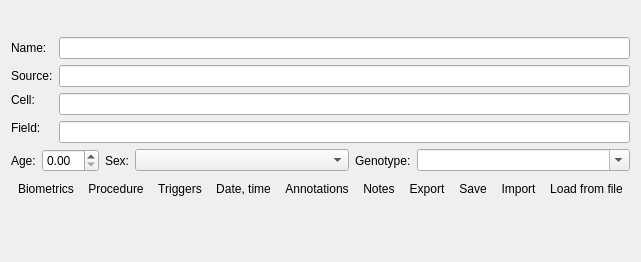
<?xml version="1.0" encoding="UTF-8"?>
<ui version="4.0">
 <class>BaseScipyenDataWidget</class>
 <widget class="QWidget" name="BaseScipyenDataWidget">
  <property name="geometry">
   <rect>
    <x>0</x>
    <y>0</y>
    <width>480</width>
    <height>262</height>
   </rect>
  </property>
  <property name="windowTitle">
   <string>Form</string>
  </property>
  <layout class="QVBoxLayout" name="verticalLayout">
   <item>
    <layout class="QHBoxLayout" name="horizontalLayout_1">
     <item>
      <widget class="QLabel" name="dataVarNameLabel">
       <property name="sizePolicy">
        <sizepolicy hsizetype="Preferred" vsizetype="Minimum">
         <horstretch>0</horstretch>
         <verstretch>0</verstretch>
        </sizepolicy>
       </property>
       <property name="toolTip">
        <string>Name of the variable in the workspace</string>
       </property>
       <property name="frameShape">
        <enum>QFrame::Shape::NoFrame</enum>
       </property>
       <property name="frameShadow">
        <enum>QFrame::Shadow::Plain</enum>
       </property>
       <property name="lineWidth">
        <number>0</number>
       </property>
       <property name="text">
        <string/>
       </property>
       <property name="textInteractionFlags">
        <set>Qt::TextInteractionFlag::TextSelectableByKeyboard|Qt::TextInteractionFlag::TextSelectableByMouse</set>
       </property>
      </widget>
     </item>
     <item>
      <spacer name="horizontalSpacer">
       <property name="orientation">
        <enum>Qt::Orientation::Horizontal</enum>
       </property>
       <property name="sizeHint" stdset="0">
        <size>
         <width>40</width>
         <height>20</height>
        </size>
       </property>
      </spacer>
     </item>
    </layout>
   </item>
   <item>
    <layout class="QFormLayout" name="formLayout">
     <item row="0" column="0">
      <widget class="QLabel" name="nameLabel">
       <property name="text">
        <string>Name:</string>
       </property>
       <property name="buddy">
        <cstring>dataNameLineEdit</cstring>
       </property>
      </widget>
     </item>
     <item row="0" column="1">
      <widget class="QLineEdit" name="dataNameLineEdit">
       <property name="sizePolicy">
        <sizepolicy hsizetype="Expanding" vsizetype="Fixed">
         <horstretch>10</horstretch>
         <verstretch>0</verstretch>
        </sizepolicy>
       </property>
       <property name="toolTip">
        <string>Data name</string>
       </property>
       <property name="statusTip">
        <string>Data name</string>
       </property>
       <property name="whatsThis">
        <string>Data name</string>
       </property>
       <property name="clearButtonEnabled">
        <bool>true</bool>
       </property>
      </widget>
     </item>
     <item row="1" column="0">
      <widget class="QLabel" name="sourceIDLabel">
       <property name="sizePolicy">
        <sizepolicy hsizetype="Preferred" vsizetype="Preferred">
         <horstretch>0</horstretch>
         <verstretch>0</verstretch>
        </sizepolicy>
       </property>
       <property name="text">
        <string>Source:</string>
       </property>
       <property name="buddy">
        <cstring>sourceIDLineEdit</cstring>
       </property>
      </widget>
     </item>
     <item row="1" column="1">
      <widget class="QLineEdit" name="sourceIDLineEdit">
       <property name="sizePolicy">
        <sizepolicy hsizetype="Expanding" vsizetype="Fixed">
         <horstretch>10</horstretch>
         <verstretch>0</verstretch>
        </sizepolicy>
       </property>
       <property name="clearButtonEnabled">
        <bool>true</bool>
       </property>
      </widget>
     </item>
     <item row="2" column="0">
      <widget class="QLabel" name="cellIDLabel">
       <property name="sizePolicy">
        <sizepolicy hsizetype="Preferred" vsizetype="Fixed">
         <horstretch>0</horstretch>
         <verstretch>0</verstretch>
        </sizepolicy>
       </property>
       <property name="text">
        <string>Cell:</string>
       </property>
       <property name="buddy">
        <cstring>cellIDLineEdit</cstring>
       </property>
      </widget>
     </item>
     <item row="2" column="1">
      <widget class="QLineEdit" name="cellIDLineEdit">
       <property name="sizePolicy">
        <sizepolicy hsizetype="Expanding" vsizetype="Fixed">
         <horstretch>0</horstretch>
         <verstretch>0</verstretch>
        </sizepolicy>
       </property>
       <property name="toolTip">
        <string>Cell name</string>
       </property>
       <property name="statusTip">
        <string>Cell name</string>
       </property>
       <property name="whatsThis">
        <string>Cell name</string>
       </property>
       <property name="clearButtonEnabled">
        <bool>true</bool>
       </property>
      </widget>
     </item>
     <item row="3" column="0">
      <widget class="QLabel" name="fieldIDLabel">
       <property name="sizePolicy">
        <sizepolicy hsizetype="Preferred" vsizetype="Fixed">
         <horstretch>0</horstretch>
         <verstretch>0</verstretch>
        </sizepolicy>
       </property>
       <property name="text">
        <string>Field:</string>
       </property>
       <property name="buddy">
        <cstring>fieldIDLineEdit</cstring>
       </property>
      </widget>
     </item>
     <item row="3" column="1">
      <widget class="QLineEdit" name="fieldIDLineEdit">
       <property name="sizePolicy">
        <sizepolicy hsizetype="Expanding" vsizetype="Fixed">
         <horstretch>0</horstretch>
         <verstretch>0</verstretch>
        </sizepolicy>
       </property>
       <property name="toolTip">
        <string>Field name</string>
       </property>
       <property name="statusTip">
        <string>Field name</string>
       </property>
       <property name="whatsThis">
        <string>Field name</string>
       </property>
       <property name="clearButtonEnabled">
        <bool>true</bool>
       </property>
      </widget>
     </item>
    </layout>
   </item>
   <item>
    <layout class="QHBoxLayout" name="horizontalLayout">
     <item>
      <widget class="QLabel" name="ageLabel">
       <property name="text">
        <string>Age:</string>
       </property>
       <property name="buddy">
        <cstring>ageSpinBox</cstring>
       </property>
      </widget>
     </item>
     <item>
      <widget class="QuantitySpinBox" name="ageSpinBox"/>
     </item>
     <item>
      <widget class="QLabel" name="sexLabel">
       <property name="sizePolicy">
        <sizepolicy hsizetype="Minimum" vsizetype="Preferred">
         <horstretch>0</horstretch>
         <verstretch>0</verstretch>
        </sizepolicy>
       </property>
       <property name="text">
        <string>Sex:</string>
       </property>
       <property name="buddy">
        <cstring>sexComboBox</cstring>
       </property>
      </widget>
     </item>
     <item>
      <widget class="QComboBox" name="sexComboBox">
       <property name="sizePolicy">
        <sizepolicy hsizetype="MinimumExpanding" vsizetype="Fixed">
         <horstretch>0</horstretch>
         <verstretch>0</verstretch>
        </sizepolicy>
       </property>
       <property name="minimumSize">
        <size>
         <width>80</width>
         <height>0</height>
        </size>
       </property>
       <property name="toolTip">
        <string>Genetic sex</string>
       </property>
       <property name="statusTip">
        <string>Genetic sex</string>
       </property>
       <property name="whatsThis">
        <string>Genetic sex</string>
       </property>
       <property name="currentText">
        <string/>
       </property>
       <property name="maxVisibleItems">
        <number>3</number>
       </property>
       <property name="maxCount">
        <number>3</number>
       </property>
       <property name="insertPolicy">
        <enum>QComboBox::InsertPolicy::NoInsert</enum>
       </property>
       <property name="minimumContentsLength">
        <number>3</number>
       </property>
      </widget>
     </item>
     <item>
      <widget class="QLabel" name="genotypeLabel">
       <property name="sizePolicy">
        <sizepolicy hsizetype="Minimum" vsizetype="Preferred">
         <horstretch>0</horstretch>
         <verstretch>0</verstretch>
        </sizepolicy>
       </property>
       <property name="text">
        <string>Genotype:</string>
       </property>
       <property name="buddy">
        <cstring>genotypeComboBox</cstring>
       </property>
      </widget>
     </item>
     <item>
      <widget class="QComboBox" name="genotypeComboBox">
       <property name="sizePolicy">
        <sizepolicy hsizetype="MinimumExpanding" vsizetype="Fixed">
         <horstretch>0</horstretch>
         <verstretch>0</verstretch>
        </sizepolicy>
       </property>
       <property name="minimumSize">
        <size>
         <width>80</width>
         <height>0</height>
        </size>
       </property>
       <property name="toolTip">
        <string>Genotype</string>
       </property>
       <property name="statusTip">
        <string>Genotype</string>
       </property>
       <property name="whatsThis">
        <string>Genotype</string>
       </property>
       <property name="editable">
        <bool>true</bool>
       </property>
       <property name="maxVisibleItems">
        <number>50</number>
       </property>
      </widget>
     </item>
    </layout>
   </item>
   <item>
    <layout class="QHBoxLayout" name="horizontalLayout_2">
     <property name="spacing">
      <number>0</number>
     </property>
     <item>
      <widget class="QToolButton" name="biometricsToolButton">
       <property name="toolTip">
        <string>Additional biometrics</string>
       </property>
       <property name="statusTip">
        <string>Additional biometrics</string>
       </property>
       <property name="whatsThis">
        <string>Additional biometrics</string>
       </property>
       <property name="text">
        <string>Biometrics</string>
       </property>
       <property name="icon">
        <iconset theme="package"/>
       </property>
       <property name="autoRaise">
        <bool>true</bool>
       </property>
      </widget>
     </item>
     <item>
      <widget class="QToolButton" name="procedureToolButton">
       <property name="toolTip">
        <string>Procedure (treatment, etc)</string>
       </property>
       <property name="statusTip">
        <string>Procedure (treatment, etc)</string>
       </property>
       <property name="whatsThis">
        <string>Procedure (treatment, etc)</string>
       </property>
       <property name="text">
        <string>Procedure</string>
       </property>
       <property name="icon">
        <iconset theme="configure"/>
       </property>
       <property name="autoRaise">
        <bool>true</bool>
       </property>
      </widget>
     </item>
     <item>
      <widget class="QToolButton" name="triggersToolButton">
       <property name="toolTip">
        <string>Detect and edit trigger protocols</string>
       </property>
       <property name="statusTip">
        <string>Detect and edit trigger protocols</string>
       </property>
       <property name="whatsThis">
        <string>Detect and edit trigger protocols</string>
       </property>
       <property name="text">
        <string>Triggers</string>
       </property>
       <property name="icon">
        <iconset theme="network-connect"/>
       </property>
       <property name="autoRaise">
        <bool>true</bool>
       </property>
      </widget>
     </item>
     <item>
      <widget class="QToolButton" name="dateTimeToolButton">
       <property name="toolTip">
        <string>Date, time of recording and  analysis</string>
       </property>
       <property name="statusTip">
        <string>Date, time of recording and  analysis</string>
       </property>
       <property name="whatsThis">
        <string>Date, time of recording and  analysis</string>
       </property>
       <property name="text">
        <string>Date, time</string>
       </property>
       <property name="icon">
        <iconset theme="change-date-symbolic"/>
       </property>
       <property name="autoRaise">
        <bool>true</bool>
       </property>
      </widget>
     </item>
     <item>
      <widget class="QToolButton" name="annotationsToolButton">
       <property name="toolTip">
        <string>Additional structured descriptors (key, value pairs)</string>
       </property>
       <property name="statusTip">
        <string>Additional structured descriptors (key, value pairs)</string>
       </property>
       <property name="whatsThis">
        <string>Additional structured descriptors (key, value pairs)</string>
       </property>
       <property name="text">
        <string>Annotations</string>
       </property>
       <property name="icon">
        <iconset theme="settings-configure"/>
       </property>
       <property name="autoRaise">
        <bool>true</bool>
       </property>
      </widget>
     </item>
     <item>
      <widget class="QToolButton" name="notesToolButton">
       <property name="toolTip">
        <string>Edit description (notes)</string>
       </property>
       <property name="statusTip">
        <string>Edit description (notes)</string>
       </property>
       <property name="whatsThis">
        <string>Edit description (notes)</string>
       </property>
       <property name="text">
        <string>Notes</string>
       </property>
       <property name="icon">
        <iconset theme="description"/>
       </property>
       <property name="autoRaise">
        <bool>true</bool>
       </property>
      </widget>
     </item>
     <item>
      <widget class="QToolButton" name="exportToolButton">
       <property name="toolTip">
        <string>Export metadata to workspace object</string>
       </property>
       <property name="statusTip">
        <string>Export metadata to workspace object</string>
       </property>
       <property name="whatsThis">
        <string>Export metadata to workspace object</string>
       </property>
       <property name="text">
        <string>Export</string>
       </property>
       <property name="icon">
        <iconset theme="document-export"/>
       </property>
       <property name="autoRaise">
        <bool>true</bool>
       </property>
      </widget>
     </item>
     <item>
      <widget class="QToolButton" name="saveToolButton">
       <property name="toolTip">
        <string>Save metadata to file</string>
       </property>
       <property name="statusTip">
        <string>Save metadata to file</string>
       </property>
       <property name="whatsThis">
        <string>Save metadata to file</string>
       </property>
       <property name="text">
        <string>Save</string>
       </property>
       <property name="icon">
        <iconset theme="document-save"/>
       </property>
       <property name="autoRaise">
        <bool>true</bool>
       </property>
      </widget>
     </item>
     <item>
      <widget class="QToolButton" name="importToolButton">
       <property name="toolTip">
        <string>Import metadata from workspace object</string>
       </property>
       <property name="statusTip">
        <string>Import metadata from workspace object</string>
       </property>
       <property name="whatsThis">
        <string>Import metadata from workspace object</string>
       </property>
       <property name="text">
        <string>Import</string>
       </property>
       <property name="icon">
        <iconset theme="document-import"/>
       </property>
       <property name="autoRaise">
        <bool>true</bool>
       </property>
      </widget>
     </item>
     <item>
      <widget class="QToolButton" name="loadToolButton">
       <property name="toolTip">
        <string>Load meta-data from file</string>
       </property>
       <property name="statusTip">
        <string>Load meta-data from file</string>
       </property>
       <property name="whatsThis">
        <string>Load meta-data from file</string>
       </property>
       <property name="text">
        <string>Load from file</string>
       </property>
       <property name="icon">
        <iconset theme="document-open"/>
       </property>
       <property name="autoRaise">
        <bool>true</bool>
       </property>
      </widget>
     </item>
     <item>
      <spacer name="horizontalSpacer_2">
       <property name="orientation">
        <enum>Qt::Orientation::Horizontal</enum>
       </property>
       <property name="sizeHint" stdset="0">
        <size>
         <width>40</width>
         <height>20</height>
        </size>
       </property>
      </spacer>
     </item>
    </layout>
   </item>
   <item>
    <spacer name="verticalSpacer">
     <property name="orientation">
      <enum>Qt::Orientation::Vertical</enum>
     </property>
     <property name="sizeHint" stdset="0">
      <size>
       <width>20</width>
       <height>40</height>
      </size>
     </property>
    </spacer>
   </item>
  </layout>
 </widget>
 <customwidgets>
  <customwidget>
   <class>QuantitySpinBox</class>
   <extends>QDoubleSpinBox</extends>
   <header location="global">gui.widgets.small_widgets</header>
  </customwidget>
 </customwidgets>
 <resources/>
 <connections/>
</ui>
